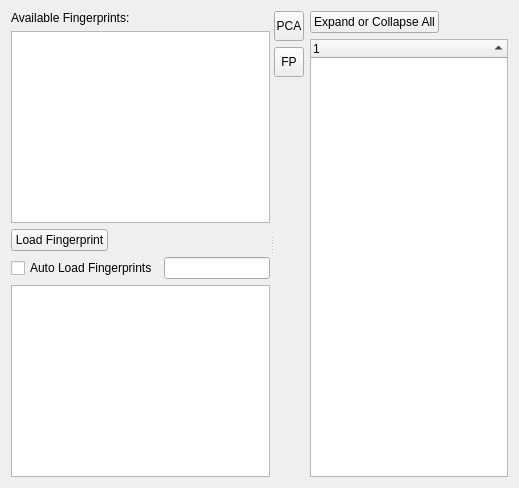
      <widget class="QWidget" name="tab_2" >
       <attribute name="title" >
        <string>Fingerprint</string>
       </attribute>
       <layout class="QHBoxLayout" >
        <item>
         <widget class="QSplitter" name="splitter" >
          <property name="orientation" >
           <enum>Qt::Horizontal</enum>
          </property>
          <widget class="QWidget" name="layoutWidget" >
           <layout class="QVBoxLayout" >
            <item>
             <layout class="QVBoxLayout" >
              <item>
               <widget class="QLabel" name="label" >
                <property name="text" >
                 <string>Available Fingerprints:</string>
                </property>
               </widget>
              </item>
              <item>
               <widget class="QListWidget" name="fpListWidget" >
                <property name="selectionMode" >
                 <enum>QAbstractItemView::ExtendedSelection</enum>
                </property>
               </widget>
              </item>
              <item>
               <layout class="QHBoxLayout" >
                <item>
                 <widget class="QPushButton" name="loadFP_Btn" >
                  <property name="text" >
                   <string>Load Fingerprint</string>
                  </property>
                 </widget>
                </item>
                <item>
                 <spacer>
                  <property name="orientation" >
                   <enum>Qt::Horizontal</enum>
                  </property>
                  <property name="sizeHint" stdset="0" >
                   <size>
                    <width>40</width>
                    <height>20</height>
                   </size>
                  </property>
                 </spacer>
                </item>
               </layout>
              </item>
             </layout>
            </item>
            <item>
             <layout class="QHBoxLayout" >
              <item>
               <widget class="QCheckBox" name="autoLoadFP_CB" >
                <property name="text" >
                 <string>Auto Load Fingerprints</string>
                </property>
               </widget>
              </item>
              <item>
               <widget class="QLineEdit" name="curFPName_LE" >
                <property name="readOnly" >
                 <bool>true</bool>
                </property>
               </widget>
              </item>
             </layout>
            </item>
            <item>
             <widget class="CustomTable" name="fingerPTable" />
            </item>
           </layout>
          </widget>
          <widget class="QWidget" name="layoutWidget" >
           <layout class="QHBoxLayout" >
            <item>
             <layout class="QVBoxLayout" >
              <item>
               <widget class="QToolButton" name="doPCA_Btn" >
                <property name="minimumSize" >
                 <size>
                  <width>30</width>
                  <height>30</height>
                 </size>
                </property>
                <property name="text" >
                 <string>PCA</string>
                </property>
               </widget>
              </item>
              <item>
               <widget class="QToolButton" name="doFP_Btn" >
                <property name="minimumSize" >
                 <size>
                  <width>30</width>
                  <height>30</height>
                 </size>
                </property>
                <property name="text" >
                 <string>FP</string>
                </property>
               </widget>
              </item>
              <item>
               <spacer>
                <property name="orientation" >
                 <enum>Qt::Vertical</enum>
                </property>
                <property name="sizeHint" stdset="0" >
                 <size>
                  <width>20</width>
                  <height>40</height>
                 </size>
                </property>
               </spacer>
              </item>
             </layout>
            </item>
            <item>
             <layout class="QVBoxLayout" >
              <item>
               <layout class="QHBoxLayout" >
                <item>
                 <widget class="QPushButton" name="expand_Btn" >
                  <property name="text" >
                   <string>Expand or Collapse All</string>
                  </property>
                 </widget>
                </item>
                <item>
                 <spacer>
                  <property name="orientation" >
                   <enum>Qt::Horizontal</enum>
                  </property>
                  <property name="sizeHint" stdset="0" >
                   <size>
                    <width>40</width>
                    <height>20</height>
                   </size>
                  </property>
                 </spacer>
                </item>
               </layout>
              </item>
              <item>
               <widget class="QTreeWidget" name="loadSpecTreeWidget" >
                <property name="maximumSize" >
                 <size>
                  <width>200</width>
                  <height>16777215</height>
                 </size>
                </property>
                <property name="selectionMode" >
                 <enum>QAbstractItemView::ExtendedSelection</enum>
                </property>
                <property name="sortingEnabled" >
                 <bool>true</bool>
                </property>
                <property name="headerHidden" >
                 <bool>false</bool>
                </property>
                <property name="columnCount" >
                 <number>1</number>
                </property>
                <column>
                 <property name="text" >
                  <string>1</string>
                 </property>
                </column>
               </widget>
              </item>
             </layout>
            </item>
           </layout>
          </widget>
         </widget>
        </item>
       </layout>
      </widget>
